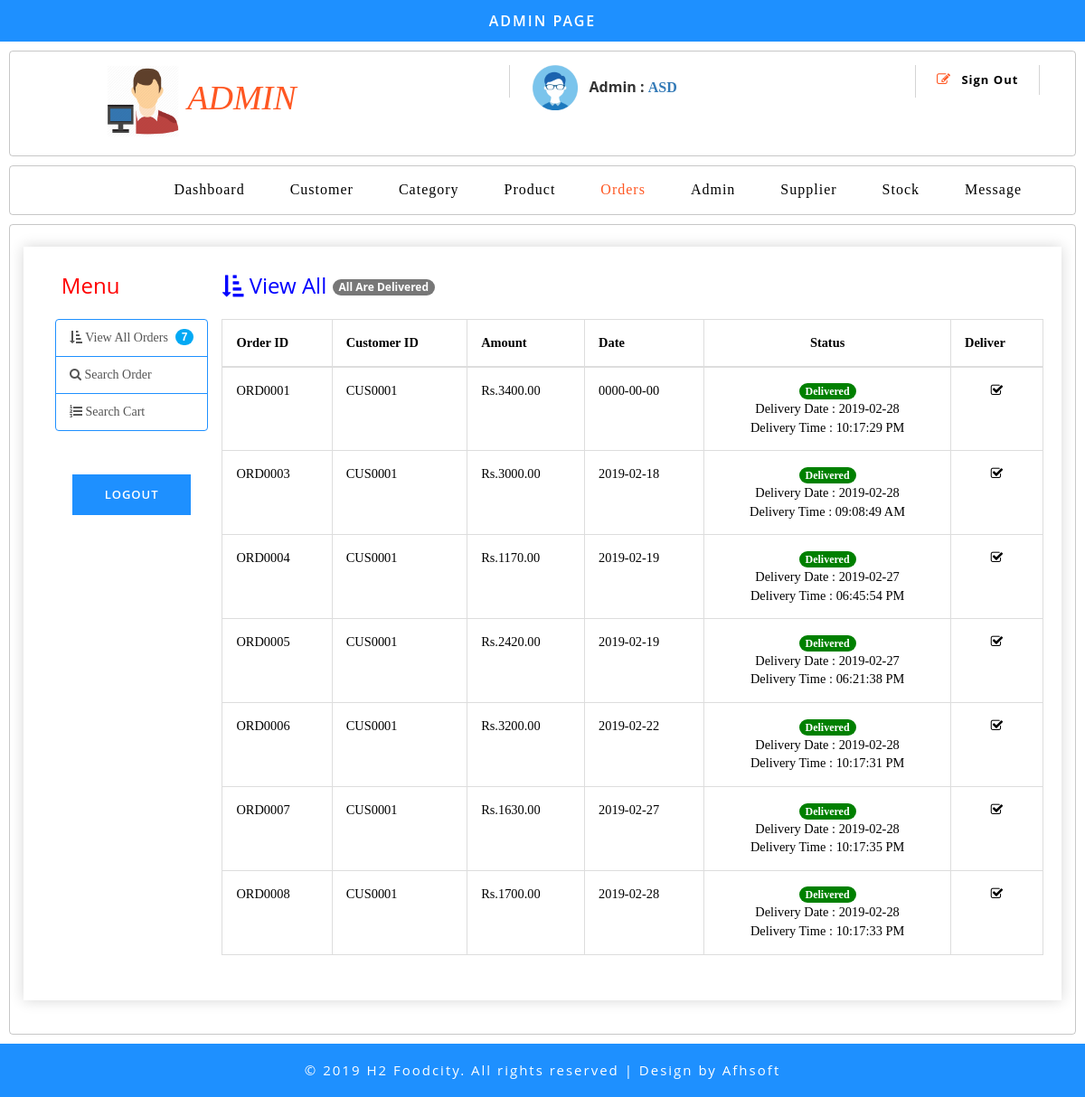
The app's page /admin/admin_order.php (signed in) with its own data.
### tables this page shows
CREATE TABLE `orders` (
  `Order_ID` varchar(45) NOT NULL,
  `Cus_ID` varchar(45) NOT NULL,
  `Amount` varchar(45) NOT NULL,
  `Date` date NOT NULL,
  `Status` varchar(56) NOT NULL,
  `D_Date` varchar(100) NOT NULL,
  `D_Time` varchar(100) NOT NULL
);

### admin/admin_order.php (the view, shortened to what this page needs)
<?php
include('admin_header.php'); ?>
<!DOCTYPE html>
<html>
	<head>
	</head>
	<body>
	<div class="ban-top">
<div class="ads-grid" style="padding-top: 2%; padding-bottom: 2%">
		<div class="container" style="width: 100%; ">
			<div class="product-sec1">
	<div class="checkout-right">
	<div class="table-responsive">
			<?php include('sidebar/side_order.php'); ?>
			<font face = "ubuntu" color = "blue"><h3><div style = "padding-left: 4%" ><i class="fa fa-sort-amount-asc"></i> View All
				<?php
				if ($count5 == 0){
					echo "<span class='badge badge-info'>All Are Delivered</span>";
				}else{
				echo "<span class='badge badge-danger'>".$count5." Not Delivered</span>";
				} ?>
			</div></h3></font><br>
			<table class="table table-bordered" style = "width: 82%; font-family: ubuntu;">
						<thead>
							<tr>
								<th>Order ID</th>
								<th>Customer ID</th>
								<th>Amount</th>
								<th>Date</th>
								<th><center>Status</center></th>
								<th>Deliver</th>
							</tr>
						</thead>
						<tbody>
						<?php
							$result = mysql_query("SELECT * FROM orders");
							while($row = mysql_fetch_array($result))
								{
									?>
							<tr class="rem1">
								<td class="invert"><?php echo $row['Order_ID']; $id = $row['Order_ID'];?></td>
								<td class="invert">
									<?php echo $row['Cus_ID']; ?>
								</td>
								<td class="invert">
									Rs.<?php echo $row['Amount']; ?>.00
								</td>
								<td class="invert"><?php echo $row['Date']; ?></td>
								<td class="invert"><center>
									<?php
										if($row['Status'] == 'Not Delivered'){?>
											<span class="badge  badge-danger">Not Delivered</span>
											<?php
										}else{
											?>
											<span class="badge badge-green">Delivered</span><br>
											<?php
											echo "Delivery Date : ".$row['D_Date']."<br>";
											echo "Delivery Time : ".$row['D_Time'];
										}
									?>
									</center>
								</td>
								<td class="invert">
									<?php
									if ($row['Status'] == "Not Delivered"){
									?>
										<div class="snipcart-details11 top_brand_home_details item_add single-item hvr-outline-out" >
											<input type="submit" name="submit" value="Deliver" class="button11"  onclick = "window.location.href='ord_deliver.php?id=<?php echo $id; ?>'"/></a>
										</div>
										 <?php }else{
										 	?>
										 	<center><i class="fa  fa-check-square-o"></i></center>
										 <?php }?>
									</div>
								</td>
							</tr>
							<?php }
							?>
</body>
<?php include('admin_footer.php'); ?>
</html>

### records on screen
orders: Order_ID "ORD0001", Cus_ID "CUS0001", Amount "3400", Date "0000-00-00", D_Date "2019-02-28", D_Time "10:17:29 PM"
orders: Order_ID "ORD0003", Cus_ID "CUS0001", Amount "3000", Date "2019-02-18", D_Date "2019-02-28", D_Time "09:08:49 AM"
orders: Order_ID "ORD0004", Cus_ID "CUS0001", Amount "1170", Date "2019-02-19", D_Date "2019-02-27", D_Time "06:45:54 PM"
orders: Order_ID "ORD0005", Cus_ID "CUS0001", Amount "2420", Date "2019-02-19", D_Date "2019-02-27", D_Time "06:21:38 PM"
orders: Order_ID "ORD0006", Cus_ID "CUS0001", Amount "3200", Date "2019-02-22", D_Date "2019-02-28", D_Time "10:17:31 PM"
orders: Order_ID "ORD0007", Cus_ID "CUS0001", Amount "1630", Date "2019-02-27", D_Date "2019-02-28", D_Time "10:17:35 PM"
orders: Order_ID "ORD0008", Cus_ID "CUS0001", Amount "1700", Date "2019-02-28", D_Date "2019-02-28", D_Time "10:17:33 PM"

### other values on screen
$_SESSION['id1'] "ASD"
$count "7"
